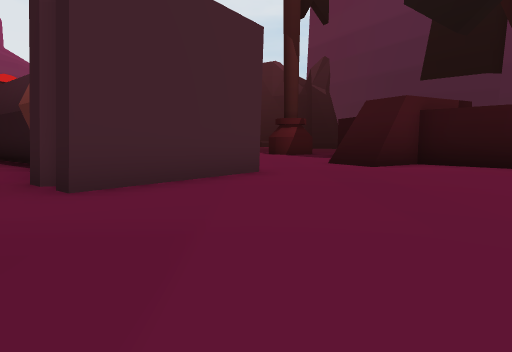
[1] (above)

24 first-person views from a walk through a scene from a Unity 3-D project. The camera is 1.2 m above the floor, tilts 6° down and sees 75° across. The floor is counted in squares, 2 m on a side. Each view is taken from the middle of a square. On the plan, view 1 faces up. The plan holds only what a view shows up to about 10 squares ahead; the rest is blank. The place goes on beyond the plan. The player character is not drawn.

[2]
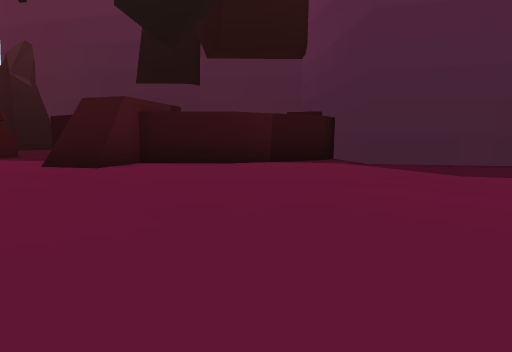

[3]
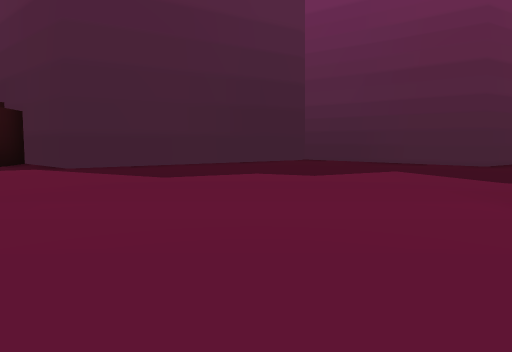

[4]
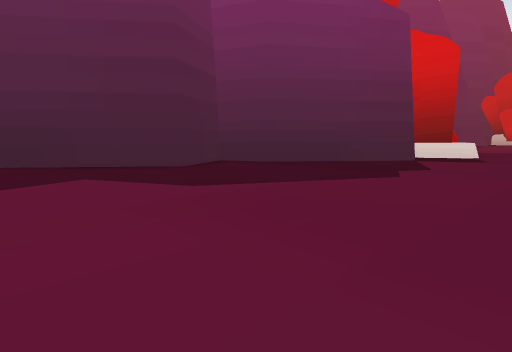

[5]
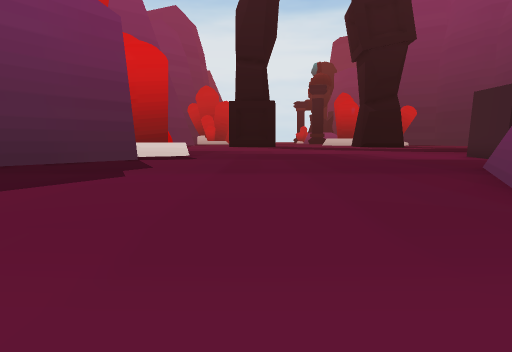

[6]
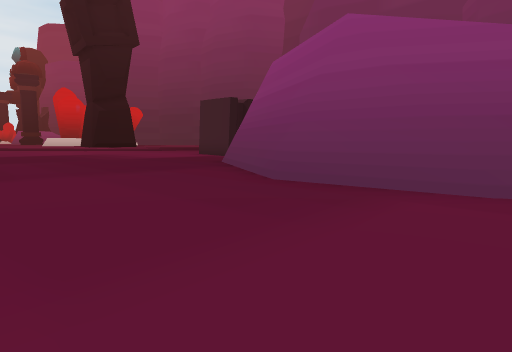

[7]
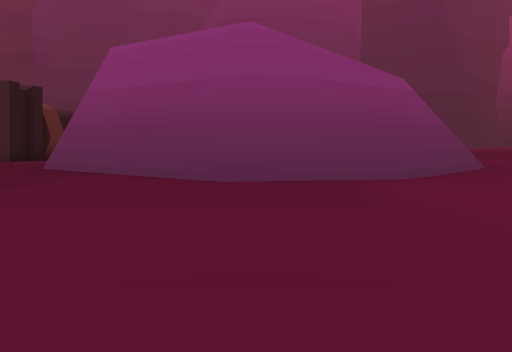

[8]
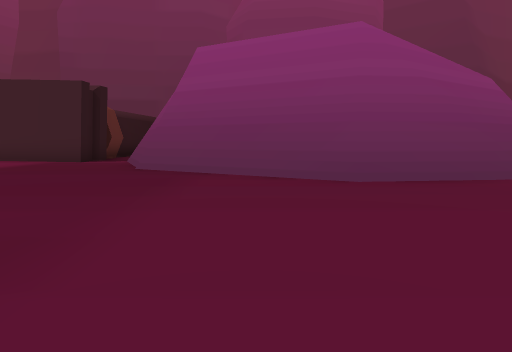

[9]
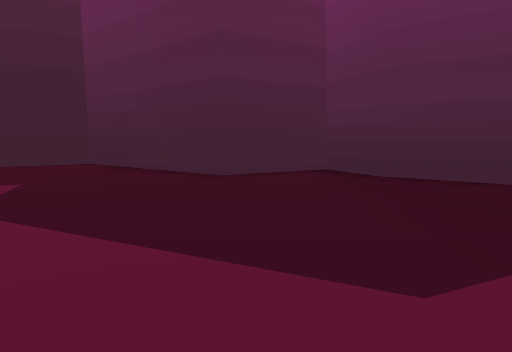

[10]
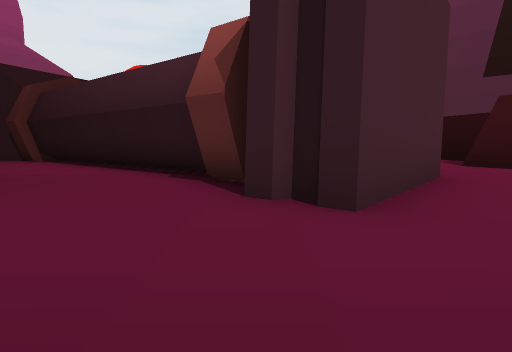

[11]
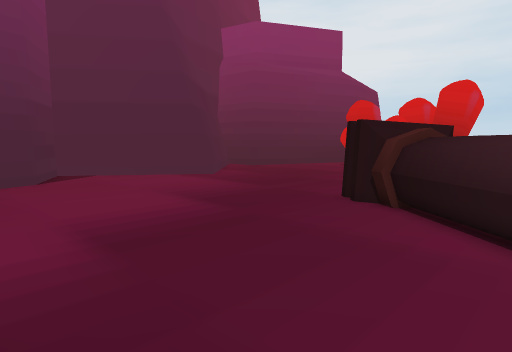

[12]
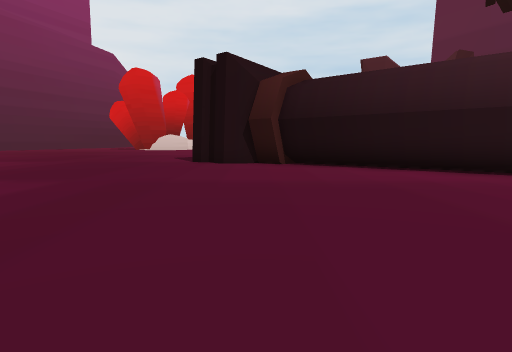

[13]
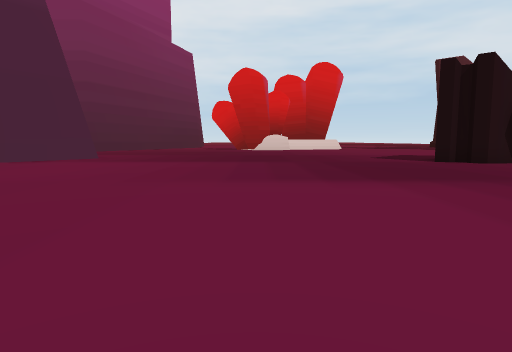

[14]
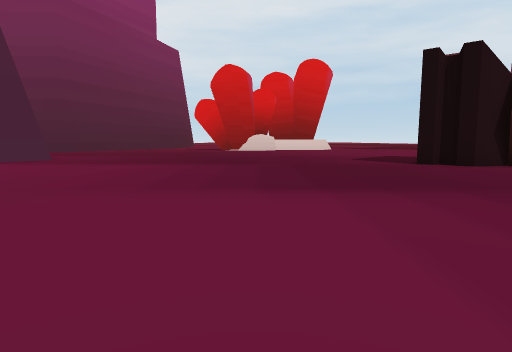

[15]
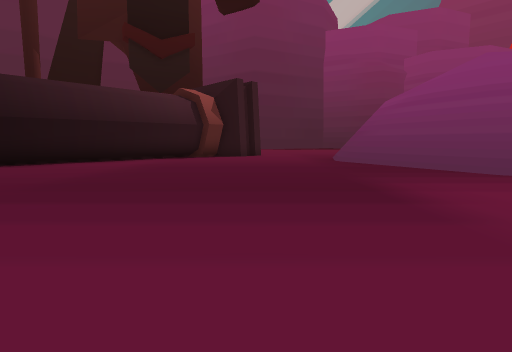

[16]
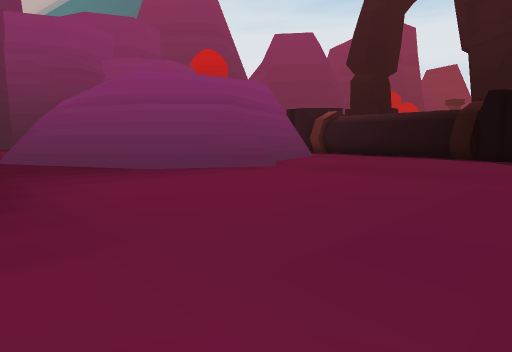

[17]
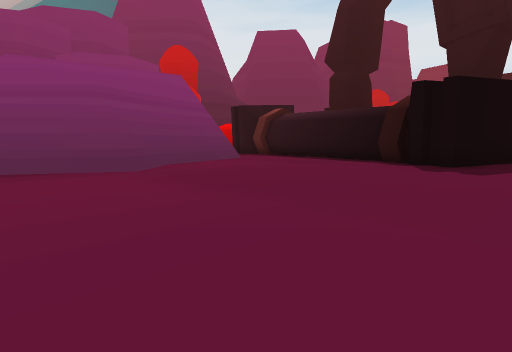

[18]
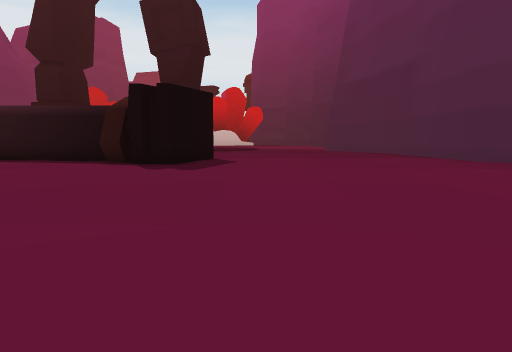

[19]
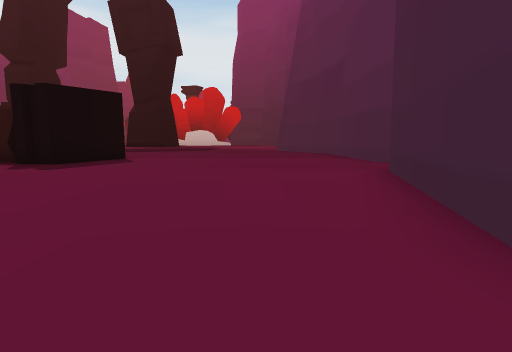

[20]
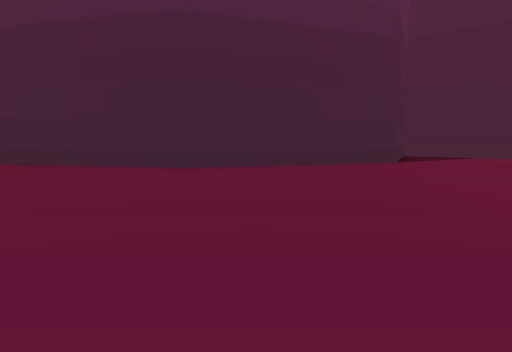

[21]
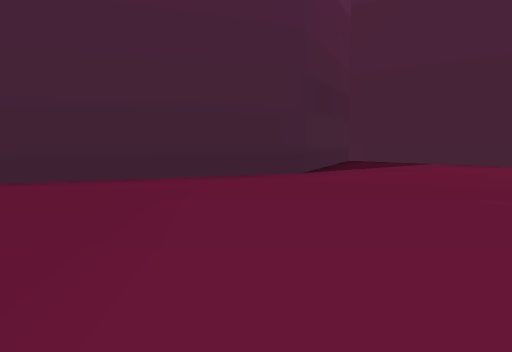

[22]
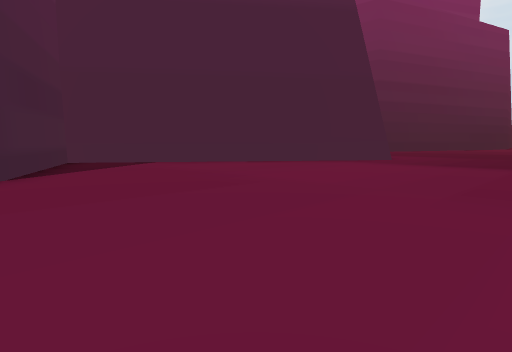

[23]
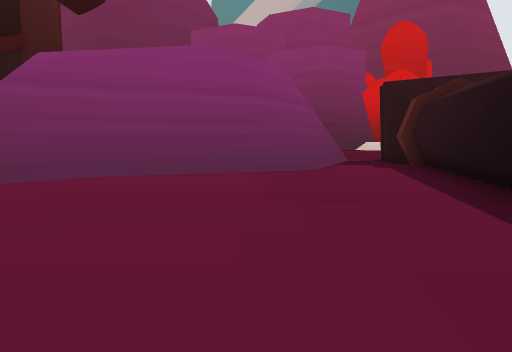

[24]
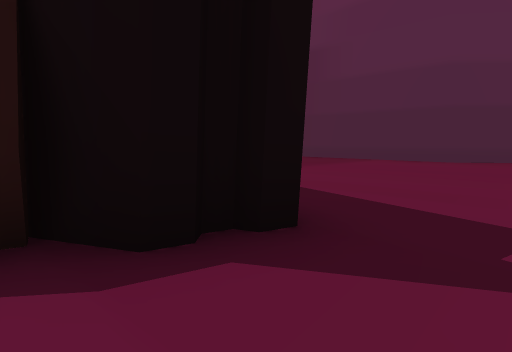

### Floor plan
Key: @ floor where view 1 was taken; # wall or solid block; . main floor; : floor 5.5 m higher than the main floor; / step, stairs or slope; = window, fence, low wall or low ledge; v drop or lower ground.
Columns run from 28 left of view 1 to 12 right of it. Each row starts with its distance up from view 1.
 14        ..
 13     ##...........
 12    ##............#
 11    #.............####         ..#
 10   ##................##      ....#
  9  ##..................##     ...###
  8 ##....................##    ...#.##
  7 #......................##  ##.....####
  6 #.......................####.........##
  5 ##.......................###.........#
  4  ###......................#..........#
  3    ##................................##
  2     #.................................#
  1     #................=/ #.............##
  0     ##.............##v//v#..@..........##
 -1      #............//v// /v#.............#
 -2      #...........#////   v#/............#
 -3      #...........#v//    /#/...........##
 -4     ##............#//     #/..........##
 -5     #.............#v/    :#/.........##
 -6     #..............#:    v#..........##
 -7     #..............#    :#............#
 -8     ...............###v ##...........##
 -9   ##........###......###............##
-10    #........######.................##
-11    #......  #    ######............#

Where each view was taken, in squares from view 1:
view 1: 0 up, 0 right, facing up
view 2: 0 up, 0 right, facing up-right
view 3: 0 up, 1 right, facing right
view 4: 1 down, 2 right, facing down-right
view 5: 1 down, 2 right, facing down
view 6: 1 down, 3 right, facing down-left
view 7: 4 down, 4 right, facing left
view 8: 6 down, 4 right, facing left
view 9: 6 down, 3 right, facing right
view 10: 1 up, 3 left, facing up
view 11: 0 up, 5 left, facing up-left
view 12: 2 up, 10 left, facing up
view 13: 2 up, 17 left, facing up
view 14: 3 up, 16 left, facing up
view 15: 4 up, 16 left, facing right
view 16: 3 up, 17 left, facing down-right
view 17: 0 up, 18 left, facing down-right
view 18: 0 up, 18 left, facing down
view 19: 0 up, 21 left, facing down
view 20: 0 up, 15 left, facing left
view 21: 3 up, 18 left, facing left
view 22: 3 up, 18 left, facing up-left
view 23: 7 down, 16 left, facing right
view 24: 7 down, 14 left, facing down-left
